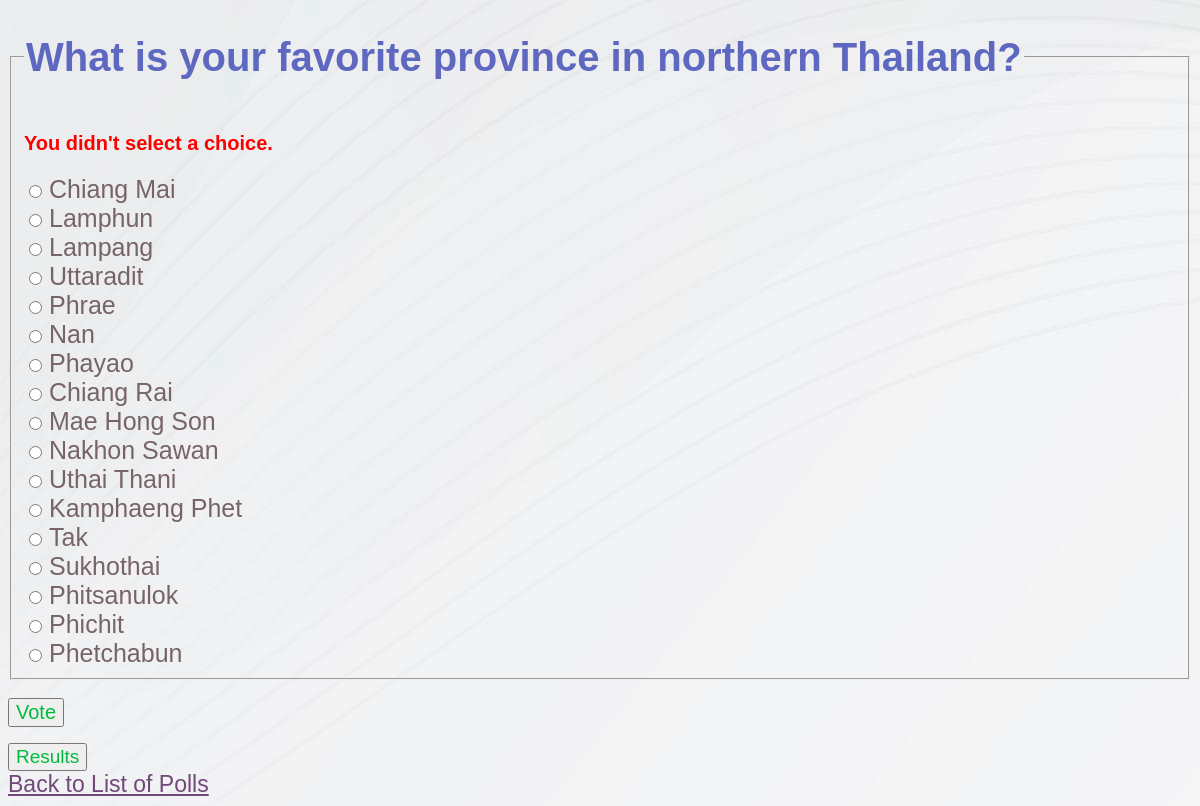
Page /polls/5/vote/ (signed in) on the committed database.
### polls/models.py (models this page shows, shortened)
class Question(models.Model):
    question_text = models.CharField(max_length=200)
    pub_date = models.DateTimeField('date published')
    end_date = models.DateTimeField('end date', null=True)

class Choice(models.Model):
    question = models.ForeignKey(Question, on_delete=models.CASCADE)
    choice_text = models.CharField(max_length=200)

### polls/views.py (the view, shortened to what this page needs)
# urls.py: path('<int:question_id>/vote/', views.vote, name='vote'),
@login_required
def vote(request, question_id):
    user = request.user
    if not user.is_authenticated:
        return redirect('login')
    question = get_object_or_404(Question, pk=question_id)
    try:
        selected_choice = question.choice_set.get(pk=request.POST['choice'])
    except (KeyError, Choice.DoesNotExist):
        return render(request, 'polls/detail.html', {
            'question': question,
            'error_message': "You didn't select a choice.",
        })

### polls/templates/polls/detail.html (shortened to what this page needs)
{% load static %}
<link rel="stylesheet" href="{% static 'polls/style.css' %}">
<form action="{% url 'polls:vote' question.id %}" method="post">
<fieldset>
    <legend><h1>{{ question.question_text }}</h1></legend>
    {% if error_message %}<p><strong>{{ error_message }}</strong></p>{% endif %}
    {% for choice in question.choice_set.all %}
        {% if voted.choice_text == choice.choice_text %}
            <input type="radio" name="choice" id="selected choice" value="{{ choice_id }}" checked>
            <label for="selected choice">{{ choice.choice_text }}</label><br>
        {% else %}
            <input type="radio" name="choice" id="choice{{ forloop.counter }}" value="{{ choice.id }}">
            <label for="choice{{ forloop.counter }}">{{ choice.choice_text }}</label><br>
        {% endif %}
    {% endfor %}
</fieldset> <br>
<input type="submit" value="Vote"><br>
</form>
<a href="{% url 'polls:results' question.id %}"><Button>Results</button></a><br>
<a href="{% url 'polls:index' %}">Back to List of Polls</a>

### polls/static/polls/style.css (style rules this page uses)
h1 { font-family: Helvetica, Arial, sans-serif; color: #5F68C0; text-align: center; font-size: 40px; }
a { font-family: Helvetica, Arial, sans-serif; font-size: 23px; color: #72487A; }
button { font-family: Helvetica, Arial, sans-serif; font-size: 19px; color: #00BB3C; }
p { color: red; font-family: Helvetica, Arial, sans-serif; font-size: 20px; }
input { font-family: Helvetica, Arial, sans-serif; font-size: 20px; color: #00BB3C; }
label { font-family: Helvetica, Arial, sans-serif; font-size: 25px; color: #776467; }

### rows in the picture
Question: question_text "What is your favorite province in northern Thailand?"
Choice: choice_text "Chiang Mai"
Choice: choice_text "Lamphun"
Choice: choice_text "Lampang"
Choice: choice_text "Uttaradit"
Choice: choice_text "Phrae"
Choice: choice_text "Nan"
Choice: choice_text "Phayao"
Choice: choice_text "Chiang Rai"
Choice: choice_text "Mae Hong Son"
Choice: choice_text "Nakhon Sawan"
Choice: choice_text "Uthai Thani"
Choice: choice_text "Kamphaeng Phet"
Choice: choice_text "Tak"
Choice: choice_text "Sukhothai"
Choice: choice_text "Phitsanulok"
Choice: choice_text "Phichit"
Choice: choice_text "Phetchabun"

### other values in the picture
{{ error_message }} "You didn't select a choice."
